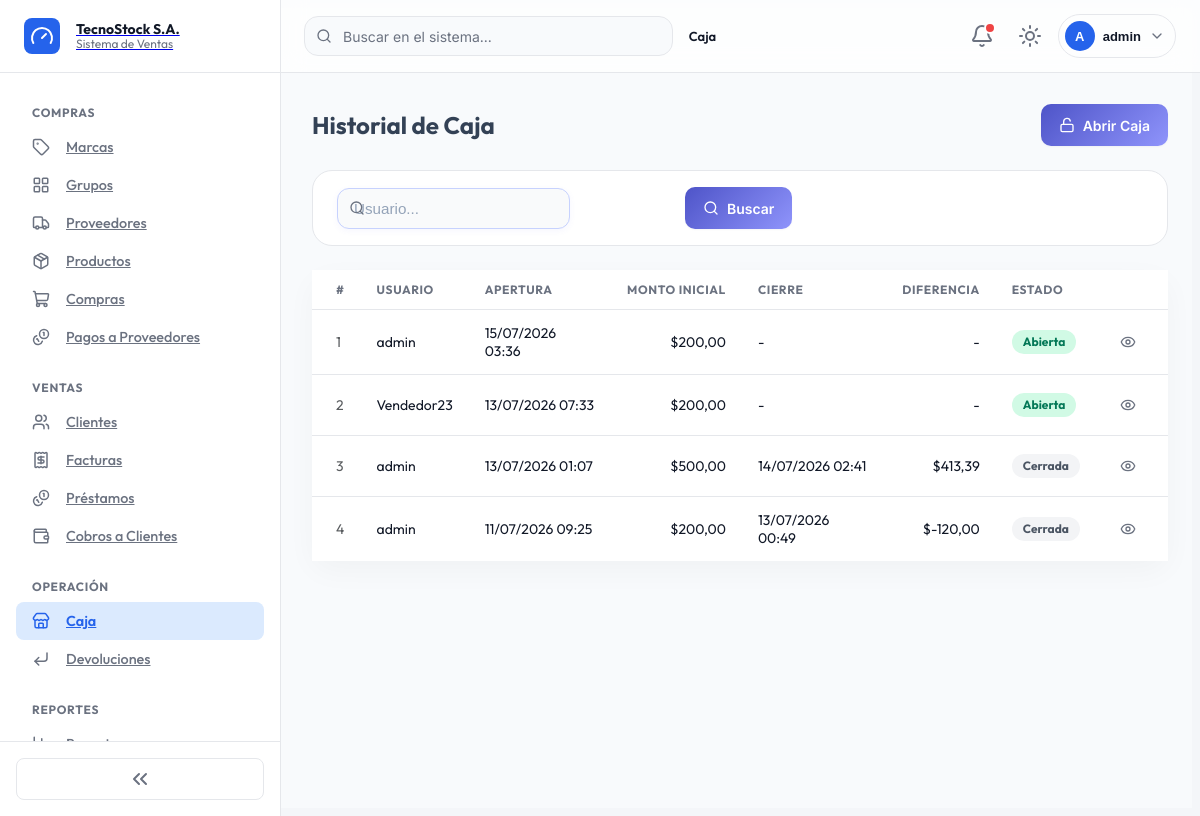
Page /caja/historial/ (signed in) on the committed database.
### caja/models.py (models this page shows, shortened)
class SesionCaja(models.Model):
    ABIERTA = 'abierta'
    CERRADA = 'cerrada'
    ESTADO_CHOICES = [
        (ABIERTA, 'Abierta'),
        (CERRADA, 'Cerrada'),
    ]
    usuario = models.ForeignKey(
        settings.AUTH_USER_MODEL, on_delete=models.PROTECT, related_name='sesiones_caja',
        verbose_name='Usuario',
    )
    fecha_apertura = models.DateTimeField(auto_now_add=True, verbose_name='Fecha de apertura')
    monto_inicial = models.DecimalField(max_digits=12, decimal_places=2, verbose_name='Monto inicial')
    fecha_cierre = models.DateTimeField(null=True, blank=True, verbose_name='Fecha de cierre')
    monto_contado_cierre = models.DecimalField(
        max_digits=12, decimal_places=2, null=True, blank=True, verbose_name='Monto contado al cierre'
    )
    estado = models.CharField(max_length=10, choices=ESTADO_CHOICES, default=ABIERTA, verbose_name='Estado')
    class Meta:
        verbose_name = 'Sesión de Caja'
        verbose_name_plural = 'Sesiones de Caja'
        ordering = ['-fecha_apertura']
        permissions = [('access_sesioncaja_module', 'Acceso al módulo de caja')]
    def total_por_tipo(self, tipo):
        total = self.movimientos.filter(tipo=tipo).aggregate(total=models.Sum('monto'))['total']
        return total.quantize(Decimal('0.01')) if total is not None else Decimal('0.00')
    @property
    def total_ingresos(self):
        return self.total_por_tipo(MovimientoCaja.INGRESO)
    @property
    def total_egresos(self):
        return self.total_por_tipo(MovimientoCaja.EGRESO)
    @property
    def monto_esperado_cierre(self):
        return self.monto_inicial + self.total_ingresos - self.total_egresos
    @property
    def diferencia(self):
        if self.monto_contado_cierre is None:
            return None
        return self.monto_contado_cierre - self.monto_esperado_cierre

### caja/views.py (the view)
# urls.py: path('historial/', views.caja_historial, name='caja_historial'),
@permission_required_redirect('caja.access_sesioncaja_module', '/')
def caja_historial(request):
    query = request.GET.get('q', '')
    sesiones = SesionCaja.objects.select_related('usuario').all()
    if query:
        sesiones = sesiones.filter(usuario__username__icontains=query)
    paginator = Paginator(sesiones, 10)
    page_obj = paginator.get_page(request.GET.get('page'))
    context = {
        'items': page_obj,
        'page_obj': page_obj,
        'page_range': get_page_range(page_obj),
        'extra_qs': build_extra_qs(request),
        'query': query,
    }
    return render(request, 'caja/caja_historial.html', context)

### caja/templates/caja/caja_historial.html (shortened to what this page needs)
{% extends 'billing/base.html' %}
{% block breadcrumbs %}<span class="current">Caja</span>{% endblock %}
{% block content %}
<div class="list-header">
  <h2>Historial de Caja</h2>
  <a href="{% url 'caja:caja_abrir' %}" class="btn btn-primary"><i data-lucide="unlock"></i>Abrir Caja</a>
</div>
<div class="list-toolbar">
  <form method="get" class="d-flex align-items-center gap-2 w-full">
    <div class="search-field">
      <input type="text" name="q" value="{{ query }}" class="form-control" placeholder="Usuario...">
    </div>
    <button type="submit" class="btn btn-primary"><i data-lucide="search"></i>Buscar</button>
  </form>
</div>
<div class="card">
  <div class="table-modern-wrap">
    <table class="table-modern">
      <thead>
        <tr><th>#</th><th>Usuario</th><th>Apertura</th><th class="text-end">Monto Inicial</th><th>Cierre</th><th class="text-end">Diferencia</th><th>Estado</th><th></th></tr>
      </thead>
      <tbody>
        {% for item in items %}
        <tr>
          <td class="text-muted">{{ page_obj.start_index|add:forloop.counter0 }}</td>
          <td>{{ item.usuario }}</td>
          <td>{{ item.fecha_apertura|date:"d/m/Y H:i" }}</td>
          <td class="text-end">${{ item.monto_inicial }}</td>
          <td>{{ item.fecha_cierre|date:"d/m/Y H:i"|default:"-" }}</td>
          <td class="text-end">
            {% if item.diferencia != None %}${{ item.diferencia }}{% else %}-{% endif %}
          </td>
          <td>
            {% if item.estado == 'abierta' %}
              <span class="badge badge-success">Abierta</span>
            {% else %}
              <span class="badge badge-neutral">Cerrada</span>
            {% endif %}
          </td>
          <td>
            {% if perms.caja.view_sesioncaja %}
              <a href="{% url 'caja:caja_detalle' item.pk %}" class="row-action-btn" title="Ver"><i data-lucide="eye"></i></a>
            {% endif %}
          </td>
        </tr>
        {% empty %}
        <tr class="empty-row"><td colspan="8">No hay sesiones de caja registradas</td></tr>
        {% endfor %}
      </tbody>
    </table>
  </div>
</div>
{% endblock %}

### billing/templates/billing/base.html (shortened to what this page needs)
{% load static %}
{% load security_tags %}
<!DOCTYPE html>
<html lang="es">
<head>
  <link href="https://cdn.jsdelivr.net/npm/bootstrap@5.3.0/dist/css/bootstrap-grid.min.css" rel="stylesheet">
  <link href="https://cdn.jsdelivr.net/npm/bootstrap@5.3.0/dist/css/bootstrap-utilities.min.css" rel="stylesheet">
  <link rel="stylesheet" href="{% static 'css/tokens.css' %}">
  <link rel="stylesheet" href="{% static 'css/dark-mode.css' %}">
  <link rel="stylesheet" href="{% static 'css/base.css' %}">
  <link rel="stylesheet" href="{% static 'css/layout.css' %}">
  <link rel="stylesheet" href="{% static 'css/sidebar.css' %}">
  <link rel="stylesheet" href="{% static 'css/header.css' %}">
  <link rel="stylesheet" href="{% static 'css/cards.css' %}">
  <link rel="stylesheet" href="{% static 'css/buttons.css' %}">
  <link rel="stylesheet" href="{% static 'css/badges.css' %}">
  <link rel="stylesheet" href="{% static 'css/forms.css' %}">
  <link rel="stylesheet" href="{% static 'css/tables.css' %}">
  <link rel="stylesheet" href="{% static 'css/modals.css' %}">
  <link rel="stylesheet" href="{% static 'css/dropdowns.css' %}">
  <link rel="stylesheet" href="{% static 'css/alerts.css' %}">
  <link rel="stylesheet" href="{% static 'css/dashboard.css' %}">
  <link rel="stylesheet" href="{% static 'css/animations.css' %}">
  <link rel="stylesheet" href="{% static 'css/utilities.css' %}">
  <link rel="stylesheet" href="{% static 'css/responsive.css' %}">
</head>
<body>
<div class="app-shell">
  <aside class="sidebar" id="sidebar">
    <a class="sidebar-brand" href="{% url 'home' %}">
      <span class="sidebar-brand-icon"><i data-lucide="gauge"></i></span>
      <span class="sidebar-brand-text">
        <strong>TecnoStock S.A.</strong>
        <span>Sistema de Ventas</span>
      </span>
    </a>
    <nav class="sidebar-nav">
      {% if user.is_authenticated %}
        {% if user|has_group:'Analista de Compras' or user|has_group:'Administrador' %}
        <div class="nav-group">
          <div class="nav-group-title">Compras</div>
          <div class="nav-group-items">
            <a class="nav-item-link{% if request.resolver_match.url_name == 'brand_list' %} active{% endif %}" href="{% url 'billing:brand_list' %}" data-label="Marcas"><i data-lucide="tag"></i><span class="nav-item-label">Marcas</span></a>
            <a class="nav-item-link" href="{% url 'billing:productgroup_list' %}" data-label="Grupos"><i data-lucide="layout-grid"></i><span class="nav-item-label">Grupos</span></a>
            <a class="nav-item-link" href="{% url 'billing:supplier_list' %}" data-label="Proveedores"><i data-lucide="truck"></i><span class="nav-item-label">Proveedores</span></a>
            <a class="nav-item-link" href="{% url 'billing:product_list' %}" data-label="Productos"><i data-lucide="package"></i><span class="nav-item-label">Productos</span></a>
            <a class="nav-item-link" href="{% url 'purchasing:purchase_list' %}" data-label="Compras"><i data-lucide="shopping-cart"></i><span class="nav-item-label">Compras</span></a>
            <a class="nav-item-link" href="{% url 'pagos:purchase_pending_list' %}" data-label="Pagos a Proveedores"><i data-lucide="coins"></i><span class="nav-item-label">Pagos a Proveedores</span></a>
          </div>
        </div>
        {% endif %}
        {% if user|has_group:'Vendedor' or user|has_group:'Administrador' %}
        <div class="nav-group">
          <div class="nav-group-title">Ventas</div>
          <div class="nav-group-items">
            <a class="nav-item-link" href="{% url 'billing:customer_list' %}" data-label="Clientes"><i data-lucide="users"></i><span class="nav-item-label">Clientes</span></a>
            <a class="nav-item-link" href="{% url 'billing:invoice_list' %}" data-label="Facturas"><i data-lucide="receipt"></i><span class="nav-item-label">Facturas</span></a>
            <a class="nav-item-link" href="{% url 'RRHumanos:prestamo_list' %}" data-label="Préstamos"><i data-lucide="coins"></i><span class="nav-item-label">Préstamos</span></a>
            <a class="nav-item-link" href="{% url 'cobros:invoice_pending_list' %}" data-label="Cobros a Clientes"><i data-lucide="wallet"></i><span class="nav-item-label">Cobros a Clientes</span></a>
          </div>
        </div>
        {% endif %}
        {% if user|has_group:'Vendedor' or user|has_group:'Cajero' or user|has_group:'Administrador' %}
        <div class="nav-group">
          <div class="nav-group-title">Operación</div>
          <div class="nav-group-items">
            <a class="nav-item-link{% if request.resolver_match.url_name == 'caja_historial' %} active{% endif %}" href="{% url 'caja:caja_historial' %}" data-label="Caja"><i data-lucide="store"></i><span class="nav-item-label">Caja</span></a>
            <a class="nav-item-link{% if request.resolver_match.url_name == 'devolucion_list' %} active{% endif %}" href="{% url 'devoluciones:devolucion_list' %}" data-label="Devoluciones"><i data-lucide="corner-down-left"></i><span class="nav-item-label">Devoluciones</span></a>
          </div>
        </div>
        {% endif %}
        {% if user|has_group:'Administrador' or user|has_group:'Contador' %}
        <div class="nav-group">
          <div class="nav-group-title">Reportes</div>
          <div class="nav-group-items">
            <a class="nav-item-link" href="{% url 'reportes:reporte_index' %}" data-label="Reportes"><i data-lucide="bar-chart-3"></i><span class="nav-item-label"></span></a>
          </div>
        </div>
        {% endif %}
      {% endif %}
    </nav>
    <div class="sidebar-footer">
      <button type="button" class="sidebar-collapse-toggle" id="sidebarCollapseToggle" title="Colapsar/expandir menú">
        <i data-lucide="chevrons-left"></i>
      </button>
    </div>
  </aside>
  <div class="main-column">
    <header class="header">
      <div class="header-search">
        <input type="search" placeholder="Buscar en el sistema..." aria-label="Buscar">
      </div>
      <nav class="breadcrumbs">{% block breadcrumbs %}{% endblock %}</nav>
      <div class="header-actions">
        {% if user.is_authenticated %}
          {% include 'partials/notificaciones_dropdown.html' %}
          <button type="button" class="header-icon-btn" id="themeToggle" title="Cambiar tema" aria-label="Cambiar tema claro/oscuro">
            <i data-lucide="sun" class="icon-theme-light"></i>
          </button>
          <div class="dropdown">
            <button class="user-menu-trigger" type="button" data-bs-toggle="dropdown" aria-expanded="false">
              <span class="user-avatar">{{ user.username|slice:":1"|upper }}</span>
              <span class="user-name">{{ user.username }}</span>
              <i data-lucide="chevron-down" class="icon-sm icon-muted"></i>
            </button>
          </div>
        {% endif %}
      </div>
    </header>
    <main class="main-content">
      {% block content %}{% endblock %}
    </main>
  </div>
</div>
</body>
</html>

### rows in the picture
SesionCaja: start_index|add "1", usuario "admin", fecha_apertura "15/07/2026 03:36", monto_inicial "200,00", fecha_cierre "-", estado "Abierta"
SesionCaja: start_index|add "2", usuario "Vendedor23", fecha_apertura "13/07/2026 07:33", monto_inicial "200,00", fecha_cierre "-", estado "Abierta"
SesionCaja: start_index|add "3", usuario "admin", fecha_apertura "13/07/2026 01:07", monto_inicial "500,00", fecha_cierre "14/07/2026 02:41", diferencia "413,39", estado "Cerrada"
SesionCaja: start_index|add "4", usuario "admin", fecha_apertura "11/07/2026 09:25", monto_inicial "200,00", fecha_cierre "13/07/2026 00:49", diferencia "-120,00", estado "Cerrada"

### other values in the picture
{{ user.username|slice:":1"|upper }} "A"
{{ user.username }} "admin"
